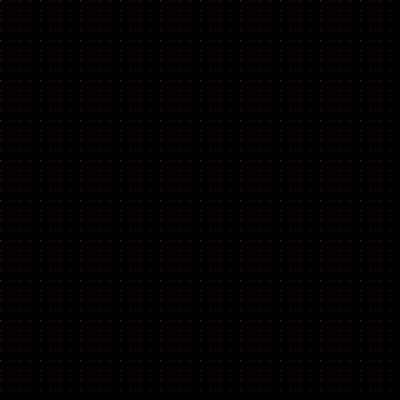
Frame 1 (no input)
Frame 60 (the mouse pressed at the canvas centre just before this capture): identical to frame 1, image omitted
Frame 120 (the mouse held since frame 60 and released just before this capture): identical to frame 1, image omitted

The Processing sketch that drew this single still picture (run headless with seeded random() and noise(); from frame 60 on, the mouse is pressed at the canvas centre):

// Processing sketch: flowfield
// ── flowfield.pde


float field1[][][];

float field2[][][];

/// ping-pong between the two fields
boolean which_field;

final int LEN = 40;

float x_scale, y_scale;

void setup() {

  frameRate(10);
  
   field1 = new float[LEN][LEN][2];
   field2 = new float[LEN][LEN][2];  
   
    size(400,400);
    
    x_scale = width/LEN;
    y_scale = height/LEN;
  
    
}

int old_mouseX;
int old_mouseY;

void draw() {
 


      
      if (which_field) {
         update_field(field1,field2);
      } else {
         update_field(field2, field1); 
      }
  

    which_field = !which_field;
  
}

void update_field(float field[][][], float new_field[][][]) {
  

  ////
  /// create disturbances based on mouse position and propagate them
  for (int i = 0; i< LEN; i++) {
  for (int j = 0; j< LEN; j++) {
      
        
  float vx = field[i][j][0] - new_field[i][j][0];
  float vy = field[i][j][1] - new_field[i][j][1];
  
  float magv = sqrt(vx*vx + vy*vy);
  
  /// decay old value
  float f = 0.45;
  new_field[i][j][0] = field[i][j][0]*f;// - vx*f;
  new_field[i][j][1] = field[i][j][1]*f;// - vy*f;
  
  }}
  
  for (int i = 0; i< LEN; i++) {
  for (int j = 0; j< LEN; j++) {
    
    float d = atan2(field[i][j][1], field[i][j][0]);
    
    
    float f  = 0.4;
    if (i > 0) { 
      if (field[i][j][0] > 0) {
        //new_field[i-1][j][0] += field[i][j][0] * cos(d)*f; 
      } else {
        new_field[i-1][j][0] += field[i][j][0] * abs(cos(d))*f;
        new_field[i-1][j][1] += field[i][j][1] * abs(cos(d))*f;
      }
    }
 
    if (i < LEN - 1) { 
      if (field[i][j][0] > 0) {
        new_field[i+1][j][0] += field[i][j][0] * abs(cos(d))*f; 
        new_field[i+1][j][1] += field[i][j][1] * abs(cos(d))*f;
      } else {
        //new_field[i+1][j][0] += field[i][j][0] * cos(d)*f; 
      }
    } 
   
   ///
    if (j > 0) { 
      if (field[i][j][1] > 0) {
        //new_field[i-1][j][0] += field[i][j][0] * cos(d)*f; 
      } else {
        new_field[i][j-1][0] += field[i][j][0] * abs(sin(d))*f;
        new_field[i][j-1][1] += field[i][j][1] * abs(sin(d))*f;
      }
    }
 
    if (j < LEN - 1) { 
      if (field[i][j][1] > 0) {
        new_field[i][j+1][0] += field[i][j][0] * abs(sin(d))*f;
        new_field[i][j+1][1] += field[i][j][1] * abs(sin(d))*f; 
      } else {
        //new_field[i+1][j][0] += field[i][j][0] * cos(d)*f; 
      }
    } 
   
   
   
  }}
  
  int mx = (int)(mouseX/x_scale) % LEN;
  int my = (int)(mouseY/y_scale) % LEN;

  float vx = (mouseX - old_mouseX)/x_scale;
  float vy = (mouseY - old_mouseY)/y_scale;


  new_field[mx][my][0] += vx;
  new_field[mx][my][1] += vy;

  old_mouseX = mouseX;
  old_mouseY = mouseY;
  ///  
//print(mx + " " + my + ", " + vx + " " + vy + "\n");
  ///  
  
  draw_field(new_field);
}

void draw_field(float field[][][]) {
  
   background(0);
   
   for (int i = 0; i< LEN; i++) {
   for (int j = 0; j< LEN; j++) {
     
      if (field[i][j][0] > x_scale) field[i][j][0] = x_scale;
      if (field[i][j][1] > y_scale) field[i][j][1] = y_scale;
      if (field[i][j][0] < -x_scale) field[i][j][0] = -x_scale;
      if (field[i][j][1] < -y_scale) field[i][j][1] = -y_scale;
      
      int x = (int)(i*x_scale);
      int y = (int)(j*y_scale);
      stroke(color(255,0,0));
      line(x,y, x + field[i][j][0], y+field[i][j][1]);
     
   
  }}  
}
